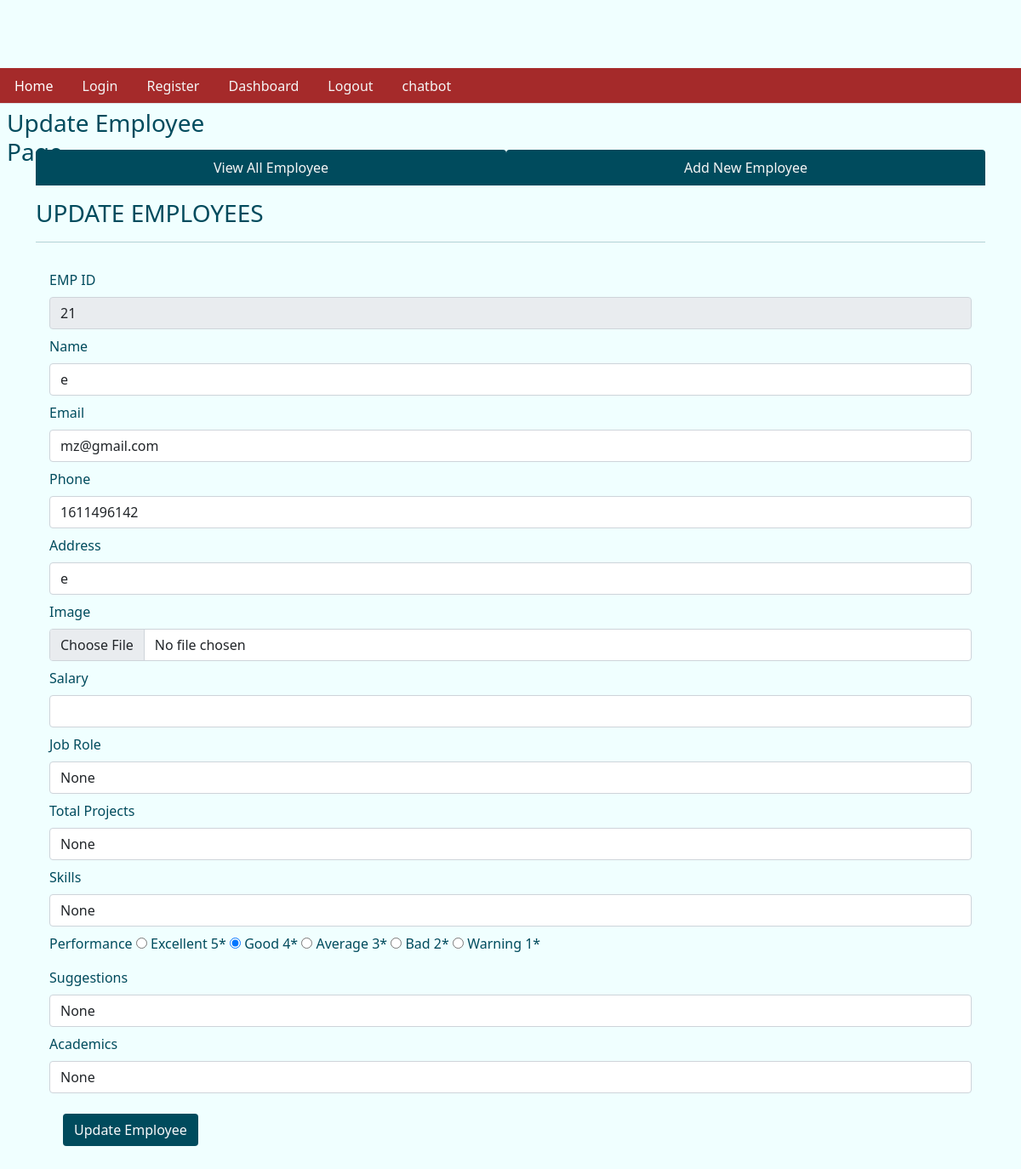
The page /fetchone/21 on the database its author committed.
### tables this page shows
CREATE TABLE emp ( empid integer primary key AUTOINCREMENT, name text not null, email text, phone integer, address text, joining_date timestamp DEFAULT CURRENT_TIMESTAMP,  total_projects integer default 1, total_test_case integer DEFAULT 1, total_defects_found integer DEFAULT 1, total_defects_pending integer DEFAULT 1 , salary TEXT, Performance TEXT, img_path TEXT, last_updated TIMESTAMP, total_project TEXT, job_role TEXT, suggestion TEXT, skills TEXT, academics TEXT);

### app.py (the view)
@app.route('/fetchone/<int:empid>')
def fetchone(empid):
    user = get_current_user()
    db = get_database()
    emp_cur = db.execute('select * from emp where empid = ?', [empid])
    single_emp = emp_cur.fetchone()
    return render_template('updateemployee.html', user = user, single_emp = single_emp)

### app.py (called while the page is built)
@app.teardown_appcontext
def close_database(error):
    if hasattr(g, 'crudapplication_db'):
        g.crudapplication_db.close()

def get_current_user():
    user = None
    if 'user' in session:
        user = session['user']
        db = get_database()
        user_cur = db.execute('select * from users where name = ?', [user])
        user = user_cur.fetchone()
    return user

### database.py (called while the page is built)
def connect_to_database():
    sql = sqlite3.connect('C:/Users/mdzid/Downloads/Documents/flask/crud_application_flask/crudapplication.db')
    sql.row_factory = sqlite3.Row
    return sql

def get_database():
    if not hasattr(g, 'crudapplication_db'):
        g.crudapplication_db = connect_to_database()
    return g.crudapplication_db

### templates/updateemployee.html (shortened to what this page needs)
{% from "showlinks.html" import show_links, showsocialmedialinks %}
<!DOCTYPE html>
<html lang="en">
<head>
  <link href="https://cdn.jsdelivr.net/npm/bootstrap@5.1.3/dist/css/bootstrap.min.css" rel="stylesheet"
>
  <link rel="stylesheet" href="{{ url_for('static', filename='home.css')}}" type="text/css">
</head>
<body>
  <div class="parent">
    <div class="child child3">
      {{ show_links() }}
    </div>
    <div class="child child4">
      <h3 class="m-2">Update Employee Page</h3>
    </div>
    <div class="child child5" style="color:rgb(0, 75, 93);">
    </div>
    <div class="child child6left">
    </div>
    <div class="child child6 container" style="color:rgb(0, 75, 93);">
      <ul class="nav nav-tabs nav-fill mb-3">
        <li class="nav-item">
          <a class="nav-link" style=" background-color:rgb(0, 75, 93); color:whitesmoke;" href="dashboard.html">View All
            Employee</a>
        </li>
        <li class="nav-item">
          <a class="nav-link" style=" background-color:rgb(0, 75, 93); color:whitesmoke;" href="addnewemployee.html">Add
            New Employee</a>
        </li>
      </ul>
      <div class="table-responsive-lg caption-top">
        <caption>
          <h3>UPDATE EMPLOYEES</h3>
        </caption>
        <hr>
        {% if single_emp %}
        <form class="p-3" action="/updateemployee" method="POST", enctype = 'multipart/form-data'>
          <div class="mb-2">
            <label for="empid" class="form-label">EMP ID</label>
            <input type="text" class="form-control" id="empid" value="{{single_emp['empid']}}" name="empid" readonly>
          </div>
          <div class="mb-2">
            <label for="name" class="form-label">Name</label>
            <input type="text" class="form-control" id="name" value="{{single_emp['name']}}" name="name">
          </div>
          <div class="mb-2">
            <label for="email" class="form-label">Email</label>
            <input type="text" class="form-control" id="email" value="{{single_emp['email']}}" name="email">
          </div>
          <div class="mb-2">
            <label for="name" class="form-label">Phone</label>
            <input type="text" class="form-control" id="phone" value="{{single_emp['phone']}}" name="phone">
          </div>
          <div class="mb-2">
            <label for="email" class="form-label">Address</label>
            <input type="text" class="form-control" id="address" value="{{single_emp['address']}}" name="address">
          </div>
          <div class="mb-2">
            <label for="image" class="form-label">Image</label>
            <input type="file" class="form-control" id="image" name="image">
          </div>
          <div class="mb-2">
            <label for="email" class="form-label">Salary</label>
            <input type="text" class="form-control" id="salary" value="{{single_emp['salary']}}" name="salary">
          </div>
          <div class="mb-2">
            <label for="email" class="form-label">Job Role</label>
            <input type="text" class="form-control" id="job_role" value="{{single_emp['job_role']}}" name="job_role">
          </div>
          <div class="mb-2">
            <label for="email" class="form-label">Total Projects</label>
            <input type="text" class="form-control" id="total_project" value="{{single_emp['total_project']}}" name="total_project">
          </div>
          <div class="mb-2">
            <label for="email" class="form-label">Skills</label>
            <input type="text" class="form-control" id="skills" value="{{single_emp['skills']}}" name="skills">
          </div>
          <div class="mb-2">
            <label for="Performance" class="form-label">Performance</label>
            <input type="radio" id="Excellent" name="Performance" value="Excellent" {% if single_emp['Performance'] == 'Excellent' %}checked{% endif %}>
            <label for="Excellent">Excellent 5*</label>
            <input type="radio" id="Good" name="Performance" value="Good" {% if single_emp['Performance'] == 'Good' %}checked{% endif %}>
            <label for="Good">Good 4*</label>
            <input type="radio" id="Average" name="Performance" value="Average" {% if single_emp['Performance'] == 'Average' %}checked{% endif %}>
            <label for="Average">Average 3*</label>
            <input type="radio" id="Bad" name="Performance" value="Bad" {% if single_emp['Performance'] == 'Bad' %}checked{% endif %}>
            <label for="Bad">Bad 2*</label>
            <input type="radio" id="warning" name="Performance" value="warning" {% if single_emp['Performance'] == 'warning' %}checked{% endif %}>
            <label for="warning">Warning 1*</label>
        </div>
        <div class="mb-2">
          <label for="email" class="form-label">Suggestions</label>
          <input type="text" class="form-control" id="suggestion" value="{{single_emp['suggestion']}}" name="suggestion">
        </div>
        <div class="mb-2">
          <label for="email" class="form-label">Academics</label>
          <input type="text" class="form-control" id="academics" value="{{single_emp['academics']}}" name="academics">
        </div>
          {% endif %}
          <button type="submit" class="btn text-light m-3" style="background-color:rgb(0, 75, 93);">Update
            Employee</button>
        </form>
      </div>
    </div>
    <div class="child child6right">
    </div>
  </div>
</body>
</html>

### static/home.css (style rules this page uses)
html, body { height: 100%; background-color:azure; color:rgb(0, 75, 93); }
.parent { height: 100%; display: grid; grid-template-columns: repeat(4, 1fr); grid-template-rows: 10% 5% 7% auto 7%; }
.child { margin-bottom: 10px; }
.child3 { grid-column: 1/-1; grid-row: 2/3; }
.child4 { grid-column: 1/2; grid-row: 3/4; }
.child5 { grid-column: 4/5; grid-row: 3/4; text-align: center; }
.child6 { grid-column: 1/-1; grid-row: 4/5; }

### rows shown on the page
emp: empid "21", name "e", email "mz@gmail.com", phone "1611496142", address "e", Performance "☐ Excellent 5*", Performance "☑ Good 4*", Performance "☐ Average 3*", Performance "☐ Bad 2*", Performance "☐ Warning 1*"
